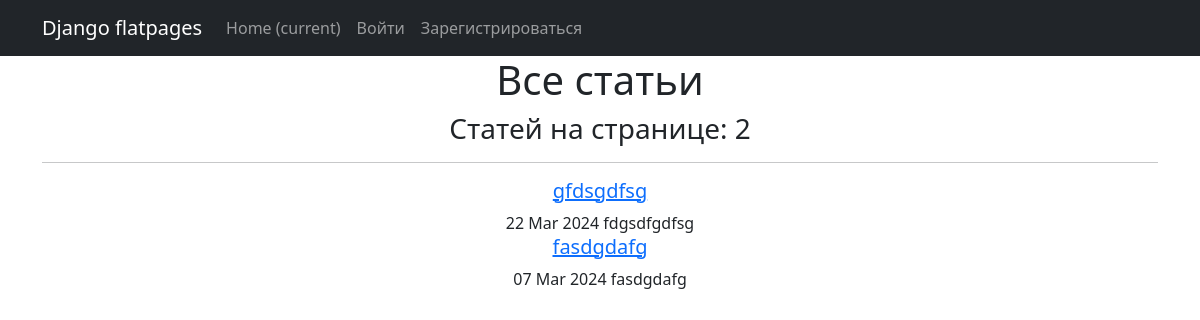
The app's page /articles/ with its own data.
### simpleapp/models.py (models this page shows, shortened)
class Post(models.Model):
    article = 'AR'
    news = 'NE'
    POSITIONS = [
        (news, 'Новость'),
        (article, 'Статья')
    ]
    author = models.ForeignKey(Author, on_delete=models.CASCADE)
    choice = models.CharField(max_length=2, choices=POSITIONS, default=news)
    time_create = models.DateTimeField(auto_now_add=True)
    title = models.CharField(max_length=150)
    content = models.TextField()
    post_rating = models.IntegerField(default=0)
    category = models.ManyToManyField('Category', through='PostCategory', verbose_name='Категории')

### simpleapp/views.py (the view)
# urls.py: path('articles/', ArticleList.as_view(), name='articles_list'),
class ArticleList(ListView):
    model = Post
    ordering = 'date'
    template_name = 'articles.html'
    context_object_name = 'Articles'
    def get_queryset(self):
        queryset = Post.objects.filter(choice='AR').order_by('-time_create')
        return queryset

### templates/articles.html (shortened to what this page needs)
{% extends 'flatpages/default.html' %}
{% load custom_filters %}
{% block content %}
    <h1>Все статьи</h1>
    <h3>Статей на странице: {{ Articles|length }}</h3>
    <hr>
    {% if Articles %}
        {% for article in Articles %}
            <h5><a href="http://127.0.0.1:8000/articles/{{ article.id }}">{{ article.title }}</a></h5>
            {{ article.time_create|date:'d M Y' }}
            {{ article.content|truncatewords:20 }}
        {% endfor %}
    {% else %}
        <h2>Новостей пока нет!</h2>
    {% endif %}
{% endblock content %}

### records on screen
Post: title "gfdsgdfsg", time_create "22 Mar 2024", content "fdgsdfgdfsg"
Post: title "fasdgdafg", time_create "07 Mar 2024", content "fasdgdafg"

### other values on screen
{{ Articles|length }} "2"
